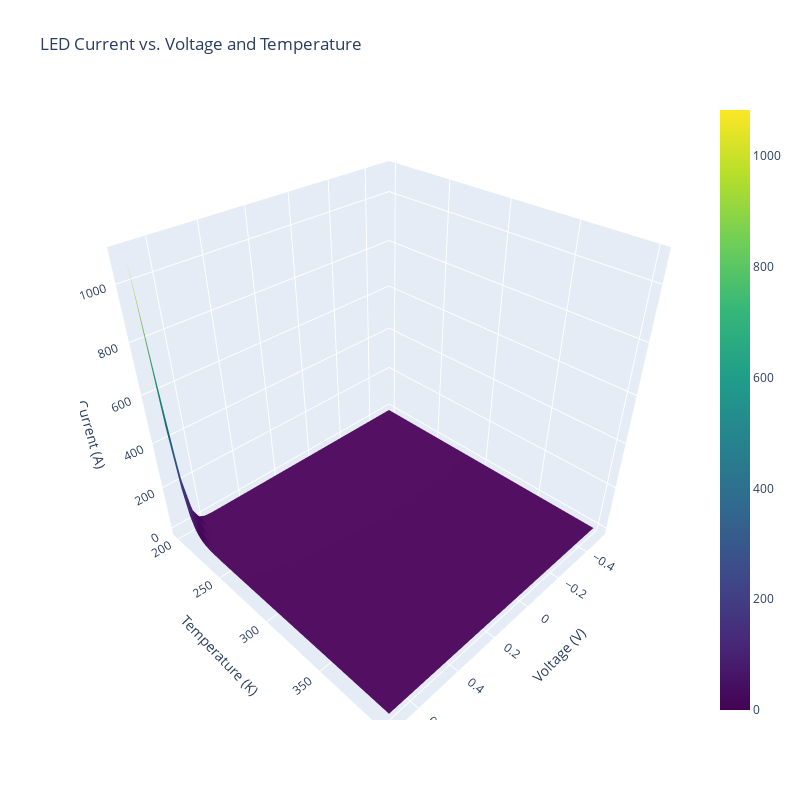
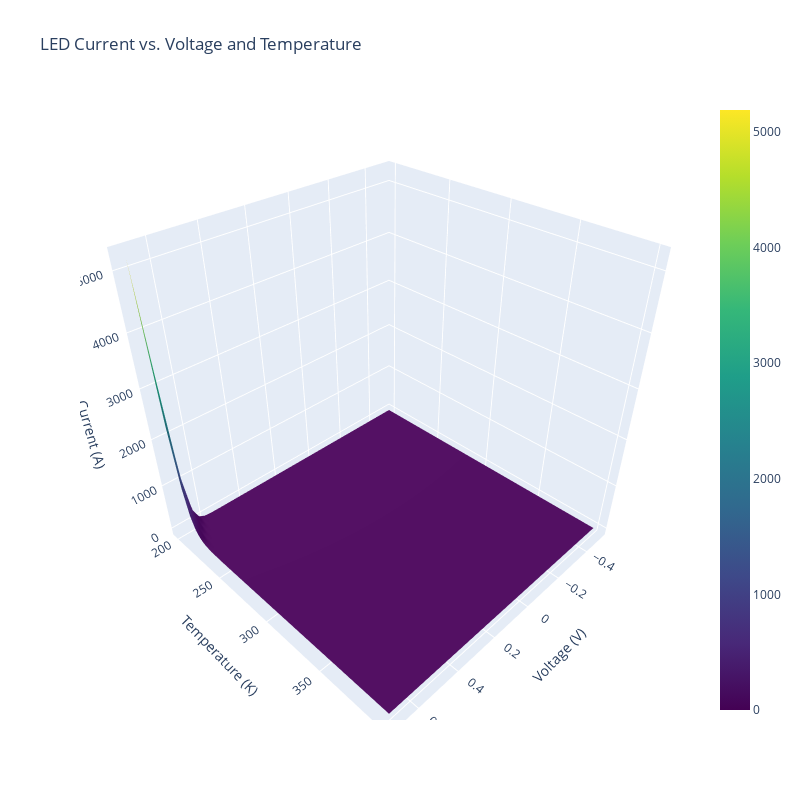
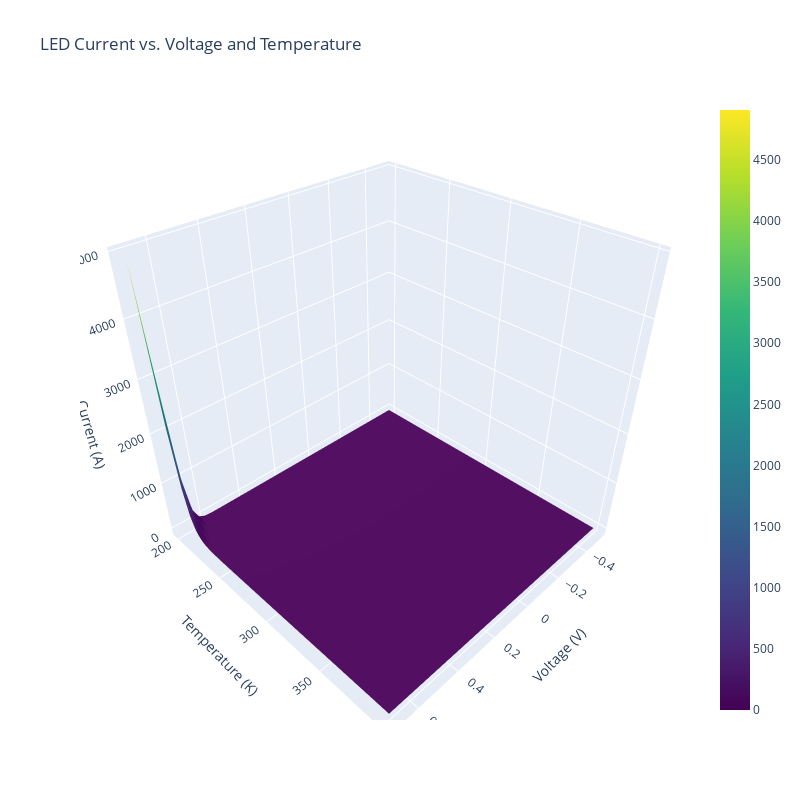
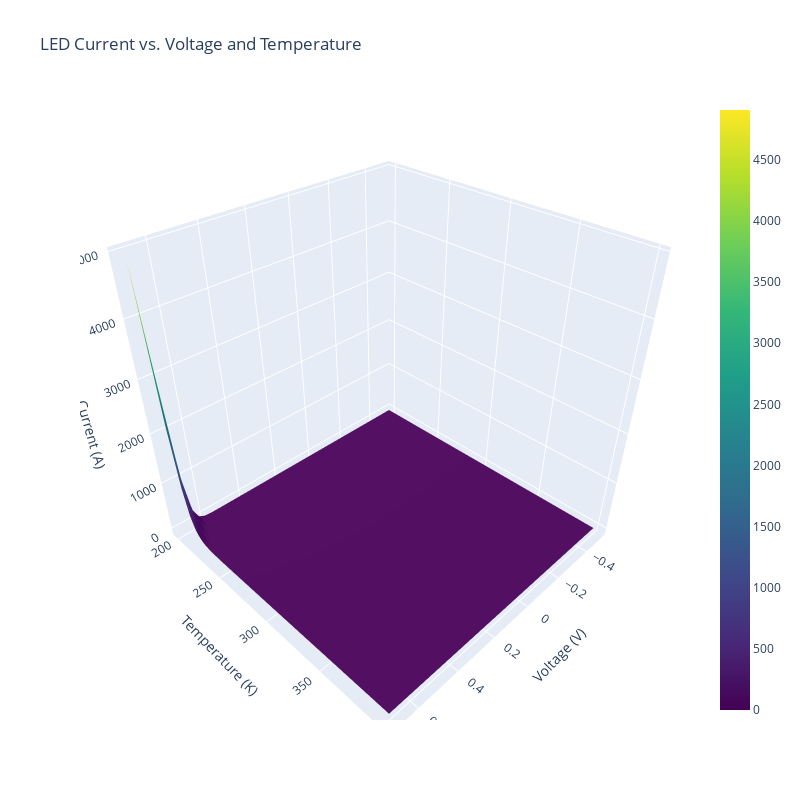

Notebook code for these charts, in order:
### Code cell
# examples/interactive_led_3d.ipynb

import numpy as np
from semiconductor_sim import LED
import plotly.graph_objects as go
import ipywidgets as widgets
from IPython.display import display

# Define interactive widgets
doping_p_slider = widgets.FloatLogSlider(
    value=1e17,
    base=10,
    min=14,
    max=20,
    step=0.1,
    description='Doping p:',
    disabled=False,
    continuous_update=False,
    style={'description_width': 'initial'},
    layout={'width': '50%'}
)

doping_n_slider = widgets.FloatLogSlider(
    value=1e17,
    base=10,
    min=14,
    max=20,
    step=0.1,
    description='Doping n:',
    disabled=False,
    continuous_update=False,
    style={'description_width': 'initial'},
    layout={'width': '50%'}
)

efficiency_slider = widgets.FloatSlider(
    value=0.2,
    min=0.0,
    max=1.0,
    step=0.01,
    description='Efficiency:',
    disabled=False,
    continuous_update=False,
    style={'description_width': 'initial'},
    layout={'width': '50%'}
)

temperature_slider = widgets.IntSlider(
    value=300,
    min=200,
    max=400,
    step=10,
    description='Temperature (K):',
    disabled=False,
    continuous_update=False,
    style={'description_width': 'initial'},
    layout={'width': '50%'}
)

def update_3d_plot(doping_p, doping_n, efficiency, temperature):
    # Define voltage range
    voltage_iv = np.linspace(-0.5, 0.7, 50)
    temperature_range = np.linspace(200, 400, 50)
    V, T = np.meshgrid(voltage_iv, temperature_range)

    # Initialize the LED
    led = LED(doping_p=doping_p, doping_n=doping_n, efficiency=efficiency, temperature=temperature, B=1e-10)

    # Assume constant carrier concentrations
    n_conc = 1e16  # cm^-3
    p_conc = 1e16  # cm^-3

    # Calculate current over the meshgrid
    V_flat = V.flatten()
    T_flat = T.flatten()
    led.temperature = T_flat  # Update temperature for each point
    current, emission, recombination = led.iv_characteristic(V_flat, n_conc, p_conc)
    current = current.reshape(V.shape)

    # Create 3D surface plot
    fig = go.Figure(data=[go.Surface(z=current, x=voltage_iv, y=temperature_range, colorscale='Viridis')])

    fig.update_layout(title='LED Current vs. Voltage and Temperature',
                      scene=dict(
                          xaxis_title='Voltage (V)',
                          yaxis_title='Temperature (K)',
                          zaxis_title='Current (A)'
                      ),
                      autosize=False,
                      width=800,
                      height=800)

    fig.show()

# Create interactive widget
interactive_3d_plot = widgets.interactive(update_3d_plot,
                                          doping_p=doping_p_slider,
                                          doping_n=doping_n_slider,
                                          efficiency=efficiency_slider,
                                          temperature=temperature_slider)

# Display the widgets and plot
display(interactive_3d_plot)

### Figure 1 — Plotly figure (JSON) as saved in the notebook; plotly's stock layout.template omitted (floating-point values rounded to 4 significant figures; data arrays with more than 128 entries replaced by an {"elided": "..."} marker saying what was removed)
{"data": [{"colorscale": [[0, "#440154"], [0.1111, "#482878"], [0.2222, "#3e4989"], [0.3333, "#31688e"], [0.4444, "#26828e"], [0.5556, "#1f9e89"], [0.6667, "#35b779"], [0.7778, "#6ece58"], [0.8889, "#b5de2b"], [1, "#fde725"]], "type": "surface", "x": [-0.5, -0.4755, -0.451, -0.4265, -0.402, -0.3776, -0.3531, -0.3286, -0.3041, -0.2796, -0.2551, -0.2306, -0.2061, -0.1816, -0.1571, -0.1327, -0.1082, -0.08367, -0.05918, -0.03469, -0.0102, 0.01429, 0.03878, 0.06327, 0.08776, 0.1122, 0.1367, 0.1612, 0.1857, 0.2102, 0.2347, 0.2592, 0.2837, 0.3082, 0.3327, 0.3571, 0.3816, 0.4061, 0.4306, 0.4551, 0.4796, 0.5041, 0.5286, 0.5531, 0.5776, 0.602, 0.6265, 0.651, 0.6755, 0.7], "y": [200, 204.1, 208.2, 212.2, 216.3, 220.4, 224.5, 228.6, 232.7, 236.7, 240.8, 244.9, 249.0, 253.1, 257.1, 261.2, 265.3, 269.4, 273.5, 277.6, 281.6, 285.7, 289.8, 293.9, 298.0, 302.0, 306.1, 310.2, 314.3, 318.4, 322.4, 326.5, 330.6, 334.7, 338.8, 342.9, 346.9, 351.0, 355.1, 359.2, 363.3, 367.3, 371.4, 375.5, 379.6, 383.7, 387.8, 391.8, 395.9, 400], "z": {"elided": "50x50 float values"}}], "layout": {"autosize": false, "height": 800, "scene": {"xaxis": {"title": {"text": "Voltage (V)"}}, "yaxis": {"title": {"text": "Temperature (K)"}}, "zaxis": {"title": {"text": "Current (A)"}}}, "title": {"text": "LED Current vs. Voltage and Temperature"}, "width": 800}}

### Figure 2 — Plotly figure (JSON) as saved in the notebook; plotly's stock layout.template omitted (floating-point values rounded to 4 significant figures; data arrays with more than 128 entries replaced by an {"elided": "..."} marker saying what was removed)
{"data": [{"colorscale": [[0, "#440154"], [0.1111, "#482878"], [0.2222, "#3e4989"], [0.3333, "#31688e"], [0.4444, "#26828e"], [0.5556, "#1f9e89"], [0.6667, "#35b779"], [0.7778, "#6ece58"], [0.8889, "#b5de2b"], [1, "#fde725"]], "type": "surface", "x": [-0.5, -0.4755, -0.451, -0.4265, -0.402, -0.3776, -0.3531, -0.3286, -0.3041, -0.2796, -0.2551, -0.2306, -0.2061, -0.1816, -0.1571, -0.1327, -0.1082, -0.08367, -0.05918, -0.03469, -0.0102, 0.01429, 0.03878, 0.06327, 0.08776, 0.1122, 0.1367, 0.1612, 0.1857, 0.2102, 0.2347, 0.2592, 0.2837, 0.3082, 0.3327, 0.3571, 0.3816, 0.4061, 0.4306, 0.4551, 0.4796, 0.5041, 0.5286, 0.5531, 0.5776, 0.602, 0.6265, 0.651, 0.6755, 0.7], "y": [200, 204.1, 208.2, 212.2, 216.3, 220.4, 224.5, 228.6, 232.7, 236.7, 240.8, 244.9, 249.0, 253.1, 257.1, 261.2, 265.3, 269.4, 273.5, 277.6, 281.6, 285.7, 289.8, 293.9, 298.0, 302.0, 306.1, 310.2, 314.3, 318.4, 322.4, 326.5, 330.6, 334.7, 338.8, 342.9, 346.9, 351.0, 355.1, 359.2, 363.3, 367.3, 371.4, 375.5, 379.6, 383.7, 387.8, 391.8, 395.9, 400], "z": {"elided": "50x50 float values"}}], "layout": {"autosize": false, "height": 800, "scene": {"xaxis": {"title": {"text": "Voltage (V)"}}, "yaxis": {"title": {"text": "Temperature (K)"}}, "zaxis": {"title": {"text": "Current (A)"}}}, "title": {"text": "LED Current vs. Voltage and Temperature"}, "width": 800}}

### Figure 3 — Plotly figure (JSON) as saved in the notebook; plotly's stock layout.template omitted (floating-point values rounded to 4 significant figures; data arrays with more than 128 entries replaced by an {"elided": "..."} marker saying what was removed)
{"data": [{"colorscale": [[0, "#440154"], [0.1111, "#482878"], [0.2222, "#3e4989"], [0.3333, "#31688e"], [0.4444, "#26828e"], [0.5556, "#1f9e89"], [0.6667, "#35b779"], [0.7778, "#6ece58"], [0.8889, "#b5de2b"], [1, "#fde725"]], "type": "surface", "x": [-0.5, -0.4755, -0.451, -0.4265, -0.402, -0.3776, -0.3531, -0.3286, -0.3041, -0.2796, -0.2551, -0.2306, -0.2061, -0.1816, -0.1571, -0.1327, -0.1082, -0.08367, -0.05918, -0.03469, -0.0102, 0.01429, 0.03878, 0.06327, 0.08776, 0.1122, 0.1367, 0.1612, 0.1857, 0.2102, 0.2347, 0.2592, 0.2837, 0.3082, 0.3327, 0.3571, 0.3816, 0.4061, 0.4306, 0.4551, 0.4796, 0.5041, 0.5286, 0.5531, 0.5776, 0.602, 0.6265, 0.651, 0.6755, 0.7], "y": [200, 204.1, 208.2, 212.2, 216.3, 220.4, 224.5, 228.6, 232.7, 236.7, 240.8, 244.9, 249.0, 253.1, 257.1, 261.2, 265.3, 269.4, 273.5, 277.6, 281.6, 285.7, 289.8, 293.9, 298.0, 302.0, 306.1, 310.2, 314.3, 318.4, 322.4, 326.5, 330.6, 334.7, 338.8, 342.9, 346.9, 351.0, 355.1, 359.2, 363.3, 367.3, 371.4, 375.5, 379.6, 383.7, 387.8, 391.8, 395.9, 400], "z": {"elided": "50x50 float values"}}], "layout": {"autosize": false, "height": 800, "scene": {"xaxis": {"title": {"text": "Voltage (V)"}}, "yaxis": {"title": {"text": "Temperature (K)"}}, "zaxis": {"title": {"text": "Current (A)"}}}, "title": {"text": "LED Current vs. Voltage and Temperature"}, "width": 800}}

### Figure 4 — Plotly figure (JSON) as saved in the notebook; plotly's stock layout.template omitted (floating-point values rounded to 4 significant figures; data arrays with more than 128 entries replaced by an {"elided": "..."} marker saying what was removed)
{"data": [{"colorscale": [[0, "#440154"], [0.1111, "#482878"], [0.2222, "#3e4989"], [0.3333, "#31688e"], [0.4444, "#26828e"], [0.5556, "#1f9e89"], [0.6667, "#35b779"], [0.7778, "#6ece58"], [0.8889, "#b5de2b"], [1, "#fde725"]], "type": "surface", "x": [-0.5, -0.4755, -0.451, -0.4265, -0.402, -0.3776, -0.3531, -0.3286, -0.3041, -0.2796, -0.2551, -0.2306, -0.2061, -0.1816, -0.1571, -0.1327, -0.1082, -0.08367, -0.05918, -0.03469, -0.0102, 0.01429, 0.03878, 0.06327, 0.08776, 0.1122, 0.1367, 0.1612, 0.1857, 0.2102, 0.2347, 0.2592, 0.2837, 0.3082, 0.3327, 0.3571, 0.3816, 0.4061, 0.4306, 0.4551, 0.4796, 0.5041, 0.5286, 0.5531, 0.5776, 0.602, 0.6265, 0.651, 0.6755, 0.7], "y": [200, 204.1, 208.2, 212.2, 216.3, 220.4, 224.5, 228.6, 232.7, 236.7, 240.8, 244.9, 249.0, 253.1, 257.1, 261.2, 265.3, 269.4, 273.5, 277.6, 281.6, 285.7, 289.8, 293.9, 298.0, 302.0, 306.1, 310.2, 314.3, 318.4, 322.4, 326.5, 330.6, 334.7, 338.8, 342.9, 346.9, 351.0, 355.1, 359.2, 363.3, 367.3, 371.4, 375.5, 379.6, 383.7, 387.8, 391.8, 395.9, 400], "z": {"elided": "50x50 float values"}}], "layout": {"autosize": false, "height": 800, "scene": {"xaxis": {"title": {"text": "Voltage (V)"}}, "yaxis": {"title": {"text": "Temperature (K)"}}, "zaxis": {"title": {"text": "Current (A)"}}}, "title": {"text": "LED Current vs. Voltage and Temperature"}, "width": 800}}
